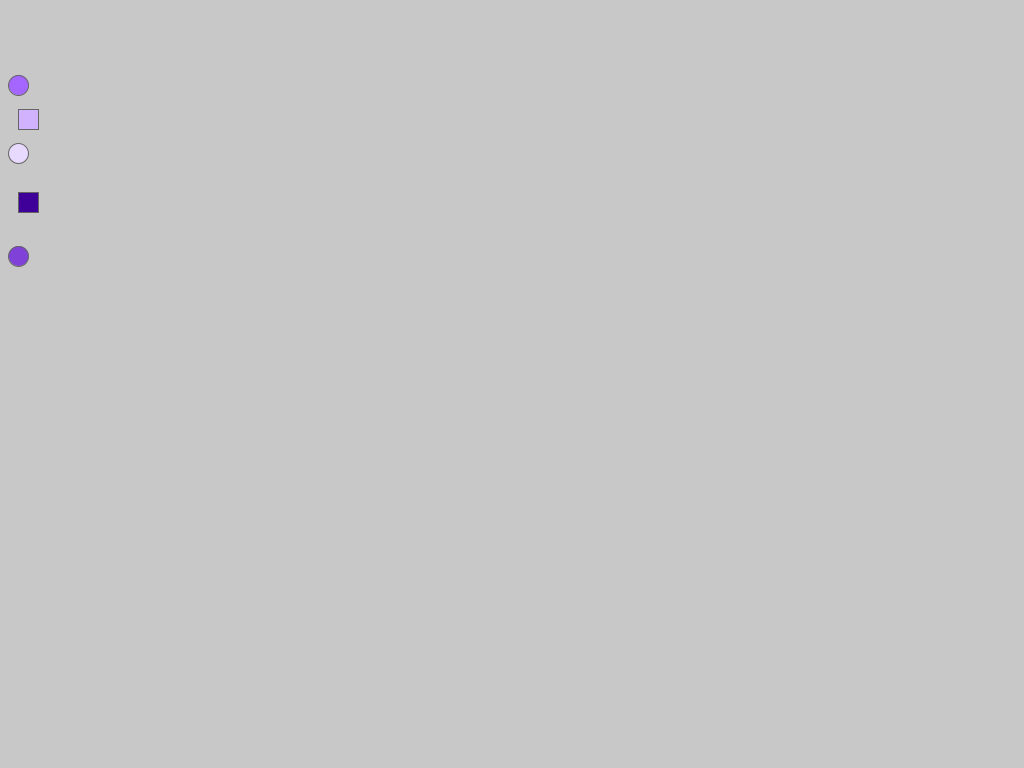
Frame 1 (no input)
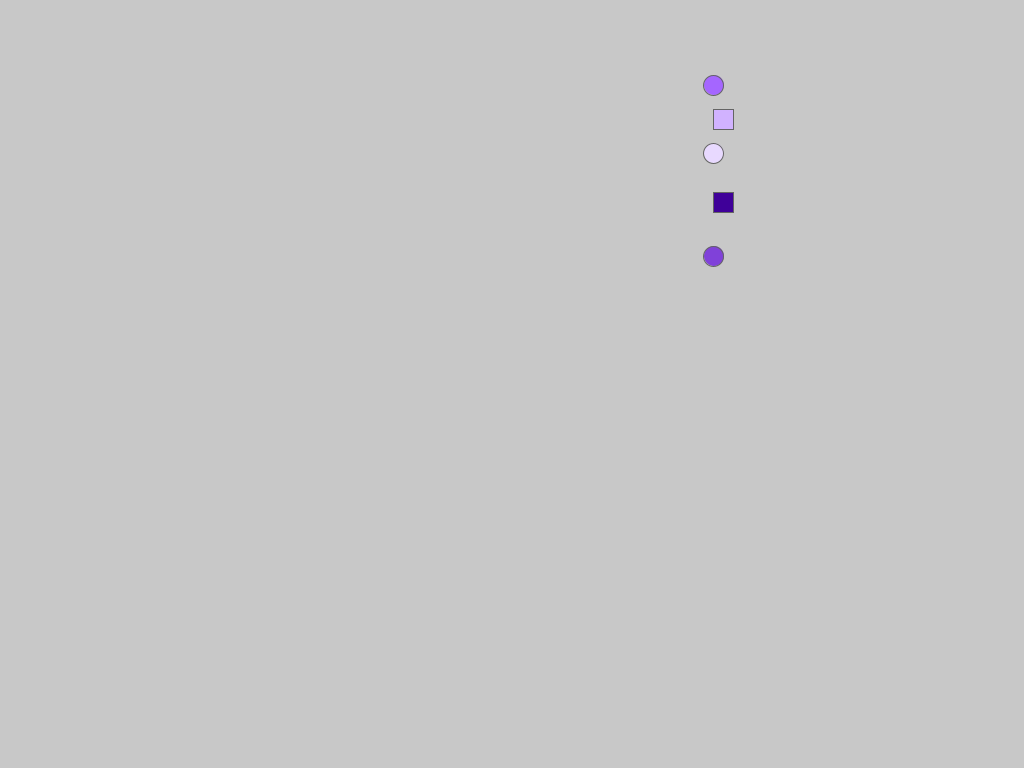
Frame 60 (the mouse pressed at the canvas centre just before this capture)
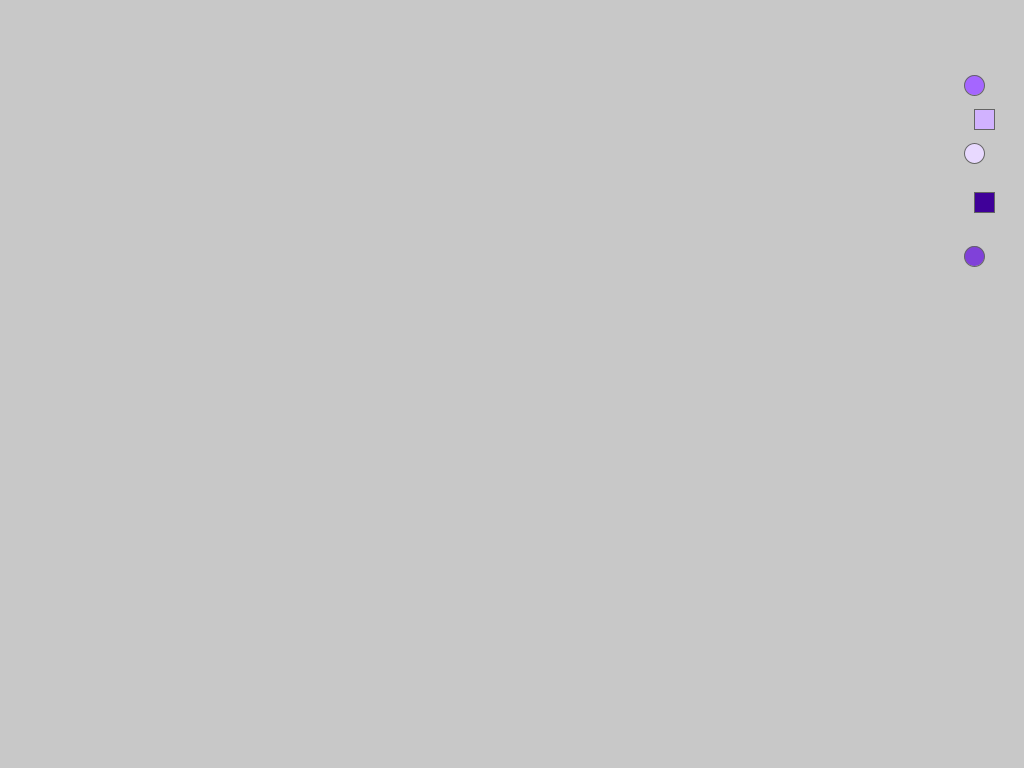
Frame 120 (the mouse held since frame 60 and released just before this capture)

The Processing sketch that drew these frames (run headless with seeded random() and noise(); from frame 60 on, the mouse is pressed at the canvas centre):

// Processing sketch: processing_145945
// ── processing_145945.pde

// Konkuk University
// Department of Dynamic Media
// SOS iDesign
// CHOI In Seo
// 201420113

float xPos;
float destination;
float speed = 3;
float diameter = 20;

void setup () {
  size(1024, 768);
  smooth ();
   
  xPos = 0;

  destination = width + diameter * 5;
}
 
void draw () {
  background (200);
   
 
  float distance = destination - xPos;
   

  xPos = xPos + distance / 60;
   
 
  if (xPos > width + diameter) {
    xPos = -diameter;
  }
   fill(232,217,255);
   stroke(100);
 ellipse (xPos, height / 5, diameter, diameter);
 fill(209,178,255);
 rect (xPos, height / 7, diameter, diameter);
 fill(165,102,255);
 ellipse (xPos, height / 9, diameter, diameter);
 fill(128,65,217);
ellipse (xPos, height / 3, diameter, diameter);
  fill(63,0,153);
  rect (xPos, height / 4, diameter, diameter);

}
